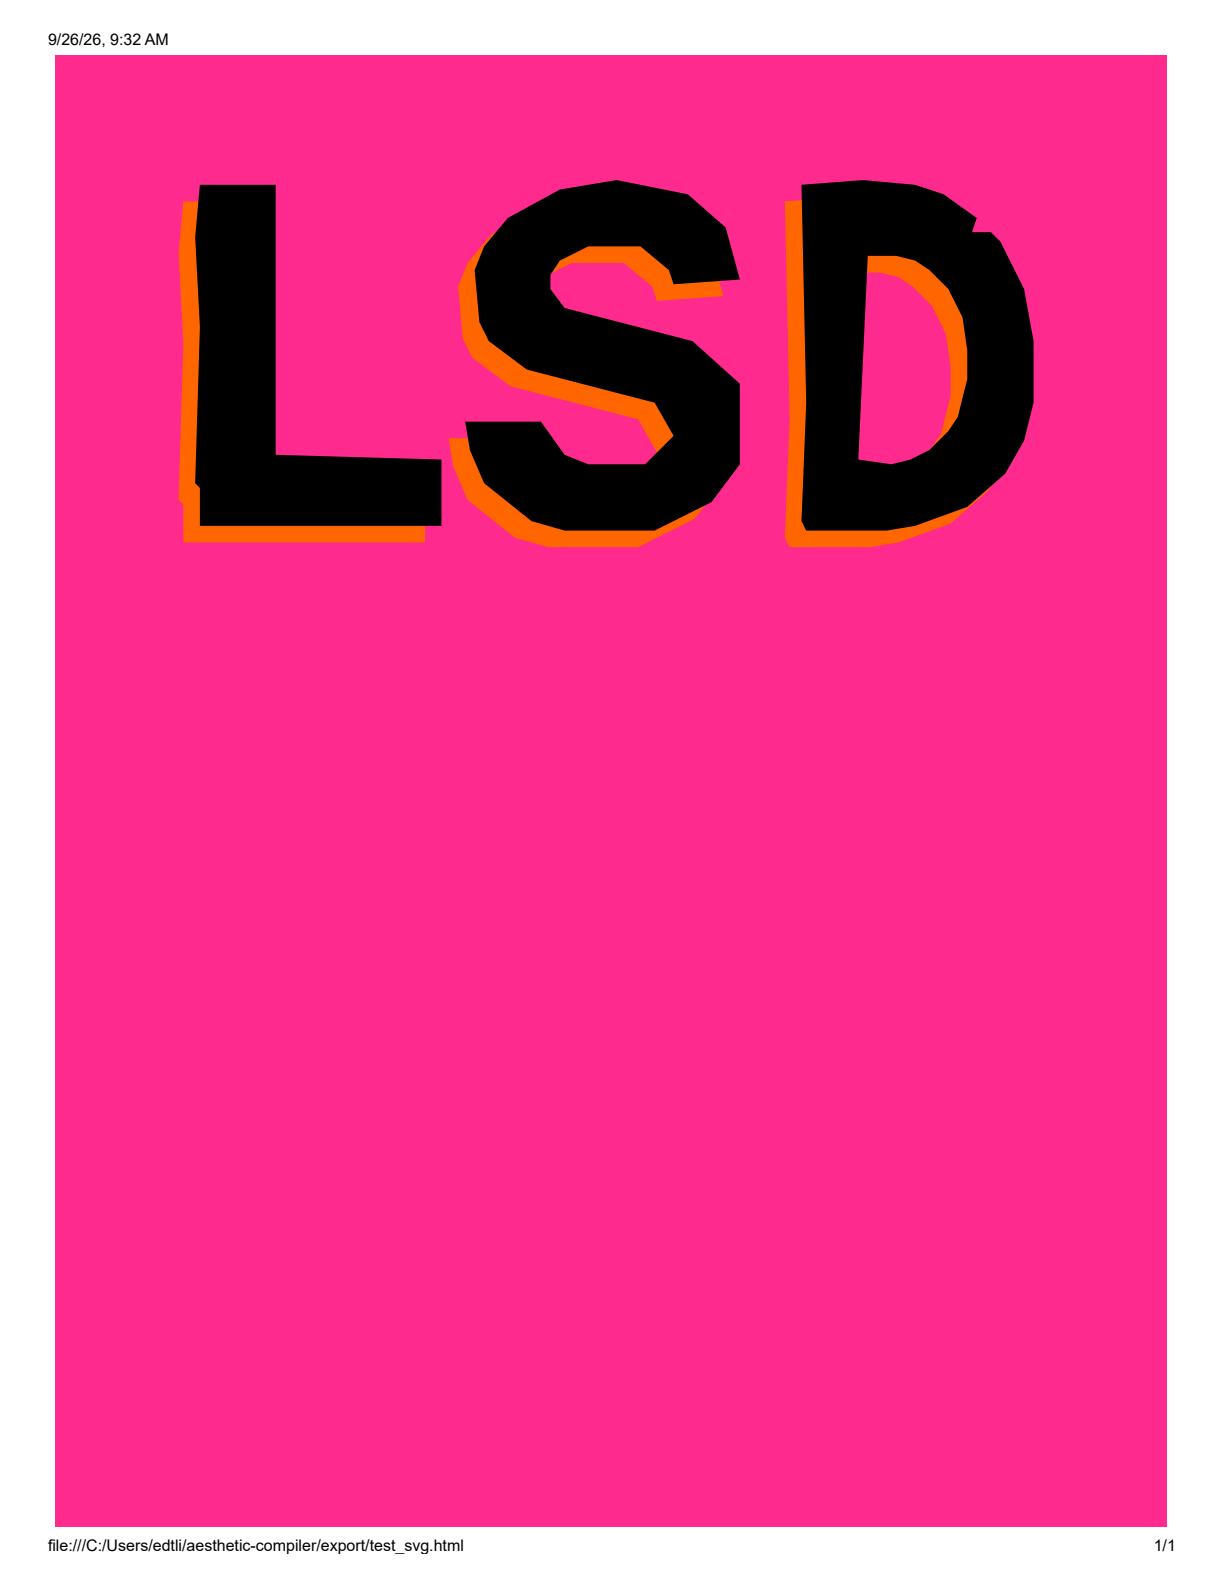

The Python source for this figure:
from pathlib import Path
import subprocess
import pypdfium2 as pdfium

svg_text = Path('export/lsd_traced.svg').read_text(encoding='utf-8')

html_content = f'''<!DOCTYPE html>
<html>
<head>
<style>
body {{ background: #ff2a8d; margin: 40px; display: flex; justify-content: center; }}
.box {{ width: 600px; }}
</style>
</head>
<body>
<div class="box">
{svg_text}
</div>
</body>
</html>'''

Path('export/test_svg.html').write_text(html_content, encoding='utf-8')

cmd = [
    r'C:\Program Files\Google\Chrome\Application\chrome.exe',
    '--headless=new',
    '--disable-gpu',
    f'--print-to-pdf={Path("export/test_svg.pdf").resolve()}',
    str(Path('export/test_svg.html').resolve())
]
subprocess.run(cmd, check=True)

pdf = pdfium.PdfDocument('export/test_svg.pdf')
pdf[0].render(scale=2).to_pil().save('export/test_svg.png')
print('Rendered SVG test to export/test_svg.png!')
